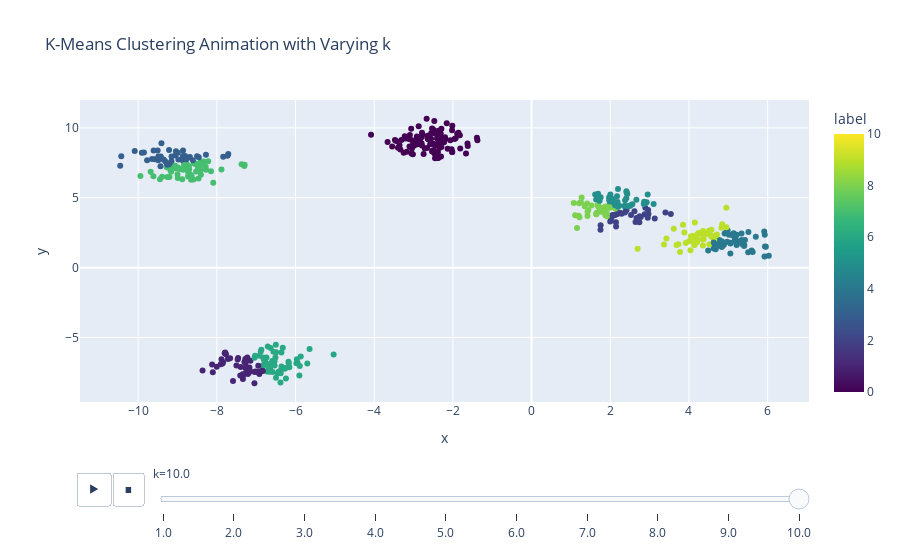

The code cell stored with this chart in its notebook:
### Code cell
import plotly.express as px
import pandas as pd

frames = []

for k, centroids, labels in zip(k_range, all_centroids, all_labels):
    df = pd.DataFrame(X, columns=['x', 'y'])
    df['label'] = labels
    df['k'] = k
    cent_df = pd.DataFrame(centroids, columns=['x', 'y'])
    cent_df['label'] = -1  # Use -1 for centroid marker
    df = pd.concat([df, cent_df])
    frames.append(df)

final_df = pd.concat(frames)

fig2 = px.scatter(final_df, x='x', y='y', color='label', animation_frame='k',
                  title='K-Means Clustering Animation with Varying k',
                  color_continuous_scale='Viridis', range_color=[0, 10])
fig2.update_traces(marker=dict(size=6, line=dict(width=0)))
fig2.show()

### Figure 1 — Plotly figure (JSON) as saved in the notebook; plotly's stock layout.template omitted (floating-point values rounded to 4 significant figures; data arrays with more than 128 entries replaced by an {"elided": "..."} marker saying what was removed)
{"data": [{"hovertemplate": "k=10.0<br>x=%{x}<br>y=%{y}<br>label=%{marker.color}<extra></extra>", "legendgroup": "", "marker": {"color": {"elided": "500 int values"}, "coloraxis": "coloraxis", "line": {"width": 0}, "size": 6, "symbol": "circle"}, "mode": "markers", "name": "", "orientation": "v", "showlegend": false, "type": "scatter", "x": {"elided": "500 float values"}, "xaxis": "x", "y": {"elided": "500 float values"}, "yaxis": "y"}], "layout": {"autosize": true, "coloraxis": {"cmax": 10, "cmin": 0, "colorbar": {"title": {"text": "label"}}, "colorscale": [[0, "#440154"], [0.1111, "#482878"], [0.2222, "#3e4989"], [0.3333, "#31688e"], [0.4444, "#26828e"], [0.5556, "#1f9e89"], [0.6667, "#35b779"], [0.7778, "#6ece58"], [0.8889, "#b5de2b"], [1, "#fde725"]]}, "legend": {"tracegroupgap": 0}, "sliders": [{"active": 9, "currentvalue": {"prefix": "k="}, "len": 0.9, "pad": {"b": 10, "t": 60}, "steps": [{"args": [["1.0"], {"frame": {"duration": 0, "redraw": false}, "fromcurrent": true, "mode": "immediate", "transition": {"duration": 0, "easing": "linear"}}], "label": "1.0", "method": "animate"}, {"args": [["2.0"], {"frame": {"duration": 0, "redraw": false}, "fromcurrent": true, "mode": "immediate", "transition": {"duration": 0, "easing": "linear"}}], "label": "2.0", "method": "animate"}, {"args": [["3.0"], {"frame": {"duration": 0, "redraw": false}, "fromcurrent": true, "mode": "immediate", "transition": {"duration": 0, "easing": "linear"}}], "label": "3.0", "method": "animate"}, {"args": [["4.0"], {"frame": {"duration": 0, "redraw": false}, "fromcurrent": true, "mode": "immediate", "transition": {"duration": 0, "easing": "linear"}}], "label": "4.0", "method": "animate"}, {"args": [["5.0"], {"frame": {"duration": 0, "redraw": false}, "fromcurrent": true, "mode": "immediate", "transition": {"duration": 0, "easing": "linear"}}], "label": "5.0", "method": "animate"}, {"args": [["6.0"], {"frame": {"duration": 0, "redraw": false}, "fromcurrent": true, "mode": "immediate", "transition": {"duration": 0, "easing": "linear"}}], "label": "6.0", "method": "animate"}, {"args": [["7.0"], {"frame": {"duration": 0, "redraw": false}, "fromcurrent": true, "mode": "immediate", "transition": {"duration": 0, "easing": "linear"}}], "label": "7.0", "method": "animate"}, {"args": [["8.0"], {"frame": {"duration": 0, "redraw": false}, "fromcurrent": true, "mode": "immediate", "transition": {"duration": 0, "easing": "linear"}}], "label": "8.0", "method": "animate"}, {"args": [["9.0"], {"frame": {"duration": 0, "redraw": false}, "fromcurrent": true, "mode": "immediate", "transition": {"duration": 0, "easing": "linear"}}], "label": "9.0", "method": "animate"}, {"args": [["10.0"], {"frame": {"duration": 0, "redraw": false}, "fromcurrent": true, "mode": "immediate", "transition": {"duration": 0, "easing": "linear"}}], "label": "10.0", "method": "animate"}], "x": 0.1, "xanchor": "left", "y": 0, "yanchor": "top"}], "title": {"text": "K-Means Clustering Animation with Varying k"}, "updatemenus": [{"active": 0, "buttons": [{"args": [null, {"frame": {"duration": 500, "redraw": false}, "fromcurrent": true, "mode": "immediate", "transition": {"duration": 500, "easing": "linear"}}], "label": "&#9654;", "method": "animate"}, {"args": [[null], {"frame": {"duration": 0, "redraw": false}, "fromcurrent": true, "mode": "immediate", "transition": {"duration": 0, "easing": "linear"}}], "label": "&#9724;", "method": "animate"}], "direction": "left", "pad": {"r": 10, "t": 70}, "showactive": false, "type": "buttons", "x": 0.1, "xanchor": "right", "y": 0, "yanchor": "top"}], "xaxis": {"anchor": "y", "autorange": true, "domain": [0, 1], "range": [-11.46, 7.028], "title": {"text": "x"}, "type": "linear"}, "yaxis": {"anchor": "x", "autorange": true, "domain": [0, 1], "range": [-10.21, 12.59], "title": {"text": "y"}, "type": "linear"}}}
